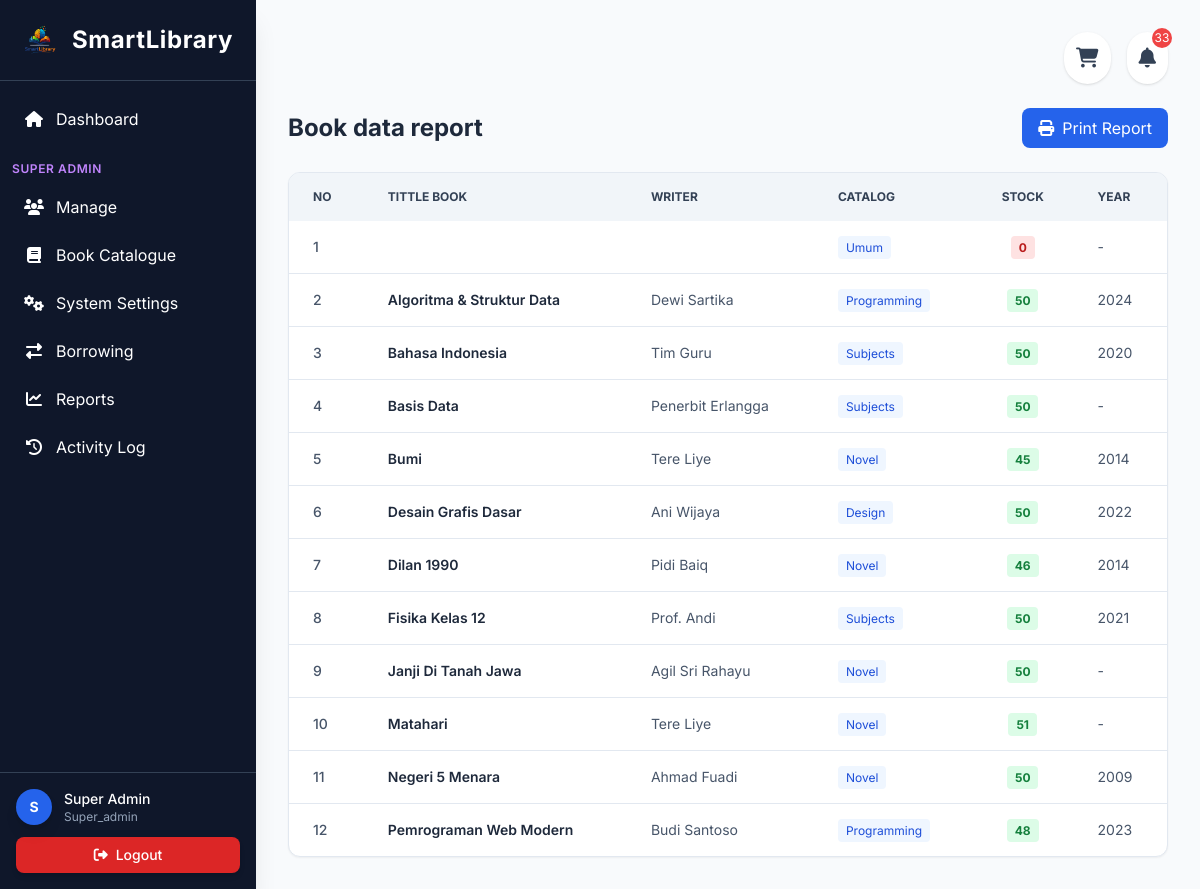
Screenshot of /modules/reports/books.php (signed in) with the database file from the repository.
### tables this page shows
CREATE TABLE `buku` (
  `id` int(11) NOT NULL,
  `judul` varchar(255) NOT NULL,
  `penulis` varchar(100) NOT NULL,
  `kategori_id` int(11) DEFAULT NULL,
  `stok` int(11) DEFAULT 0,
  `tahun_terbit` int(11) DEFAULT NULL,
  `cover` varchar(255) DEFAULT 'https://placehold.co/100x150',
  `deskripsi` text DEFAULT NULL,
  `tipe` enum('fisik','ebook') DEFAULT NULL,
  `kode_buku` varchar(20) DEFAULT NULL
);

CREATE TABLE `kategori` (
  `id` int(11) NOT NULL,
  `nama_kategori` varchar(50) NOT NULL,
  `jenis` enum('Fiction','Non-Fiction') DEFAULT 'Non-Fiction'
);

### modules/reports/books.php (the view, shortened to what this page needs)
<?php
include __DIR__ . '/../../includes/header.php';
$query = "SELECT b.*, k.nama_kategori
          FROM buku b
          LEFT JOIN kategori k ON b.kategori_id = k.id
          ORDER BY b.judul ASC";
$result = mysqli_query($koneksi, $query);
?>
<div class="max-w-7xl mx-auto fade-in">
    <div class="flex flex-col md:flex-row justify-between items-center mb-6 gap-4">
        <h1 class="text-2xl font-bold text-slate-800">Book data report</h1>
        <button onclick="window.print()" class="bg-blue-600 text-white px-4 py-2 rounded-lg hover:bg-blue-700 transition flex items-center gap-2 no-print">
            <i class="fas fa-print"></i> Print Report
        </button>
    </div>
    <div class="bg-white rounded-xl shadow-sm overflow-hidden border border-slate-200">
        <div class="overflow-x-auto">
            <table class="w-full text-sm text-left text-slate-600">
                <thead class="bg-slate-100 text-xs uppercase text-slate-700 font-bold">
                    <tr>
                        <th class="px-6 py-4">No</th>
                        <th class="px-6 py-4">tittle Book</th>
                        <th class="px-6 py-4">Writer</th>
                        <th class="px-6 py-4">Catalog</th>
                        <th class="px-6 py-4 text-center">Stock</th>
                        <th class="px-6 py-4">Year</th>
                    </tr>
                </thead>
                <tbody class="divide-y divide-slate-200">
                    <?php
                    $no = 1;
                    while ($row = mysqli_fetch_assoc($result)):
                    ?>
                    <tr class="hover:bg-slate-50">
                        <td class="px-6 py-4 font-medium"><?php echo $no++; ?></td>
                        <td class="px-6 py-4 font-semibold text-slate-800"><?php echo htmlspecialchars($row['judul']); ?></td>
                        <td class="px-6 py-4"><?php echo htmlspecialchars($row['penulis']); ?></td>
                        <td class="px-6 py-4"><span class="bg-blue-50 text-blue-700 px-2 py-1 rounded text-xs"><?php echo htmlspecialchars($row['nama_kategori'] ?: 'Umum'); ?></span></td>
                        <td class="px-6 py-4 text-center">
                            <span class="px-2 py-1 rounded text-xs font-bold <?php echo $row['stok'] > 0 ? 'bg-green-100 text-green-700' : 'bg-red-100 text-red-700'; ?>">
                                <?php echo $row['stok']; ?>
                            </span>
                        </td>
                        <td class="px-6 py-4"><?php echo $row['tahun_terbit'] ?: '-'; ?></td>
                    </tr>
                    <?php endwhile; ?>
                </tbody>
            </table>
        </div>
    </div>
</div>
<?php include __DIR__ . '/../../includes/footer.php'; ?>

### rows the page displays
buku: nama_kategori "Umum", stok "0", tahun_terbit "-"
buku: judul "Algoritma & Struktur Data", penulis "Dewi Sartika", kategori.nama_kategori "Programming", stok "50", tahun_terbit "2024"
buku: judul "Bahasa Indonesia", penulis "Tim Guru", kategori.nama_kategori "Subjects", stok "50", tahun_terbit "2020"
buku: judul "Basis Data", penulis "Penerbit Erlangga", kategori.nama_kategori "Subjects", stok "50", tahun_terbit "-"
buku: judul "Bumi", penulis "Tere Liye", kategori.nama_kategori "Novel", stok "45", tahun_terbit "2014"
buku: judul "Desain Grafis Dasar", penulis "Ani Wijaya", kategori.nama_kategori "Design", stok "50", tahun_terbit "2022"
buku: judul "Dilan 1990", penulis "Pidi Baiq", kategori.nama_kategori "Novel", stok "46", tahun_terbit "2014"
buku: judul "Fisika Kelas 12", penulis "Prof. Andi", kategori.nama_kategori "Subjects", stok "50", tahun_terbit "2021"
buku: judul "Janji Di Tanah Jawa", penulis "Agil Sri Rahayu", kategori.nama_kategori "Novel", stok "50", tahun_terbit "-"
buku: judul "Matahari", penulis "Tere Liye", kategori.nama_kategori "Novel", stok "51", tahun_terbit "-"
buku: judul "Negeri 5 Menara", penulis "Ahmad Fuadi", kategori.nama_kategori "Novel", stok "50", tahun_terbit "2009"
buku: judul "Pemrograman Web Modern", penulis "Budi Santoso", kategori.nama_kategori "Programming", stok "48", tahun_terbit "2023"

### other values shown
substr($_SESSION['nama'], 0, 1) "S"
$_SESSION['nama'] "Super Admin"
$_SESSION['role'] "Super_admin"
$totalNotif "33"
